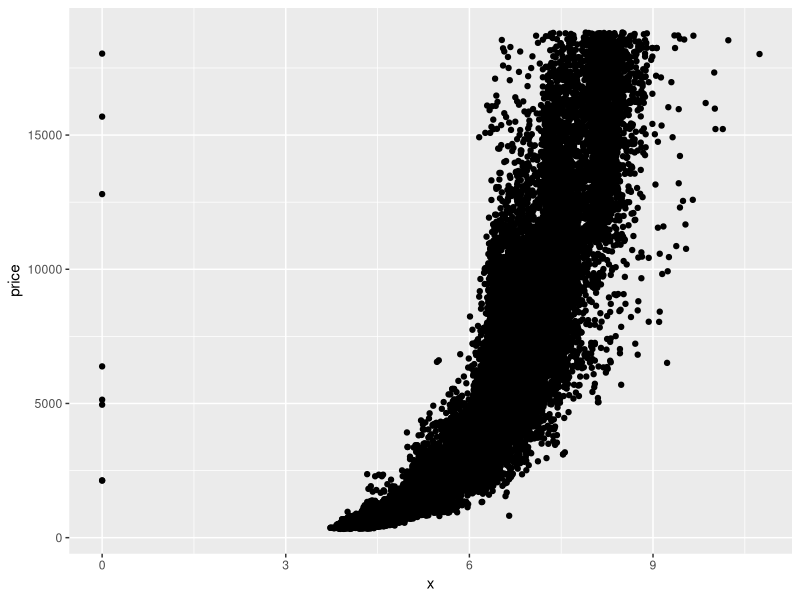
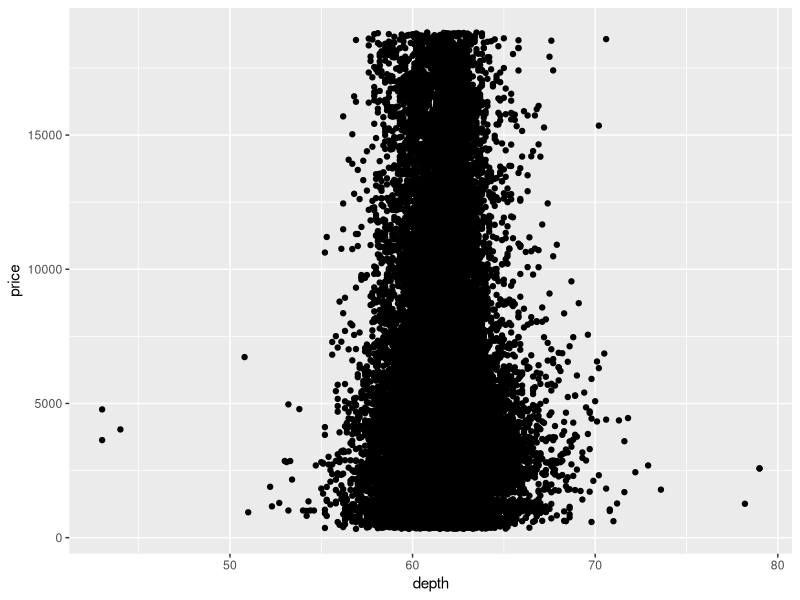
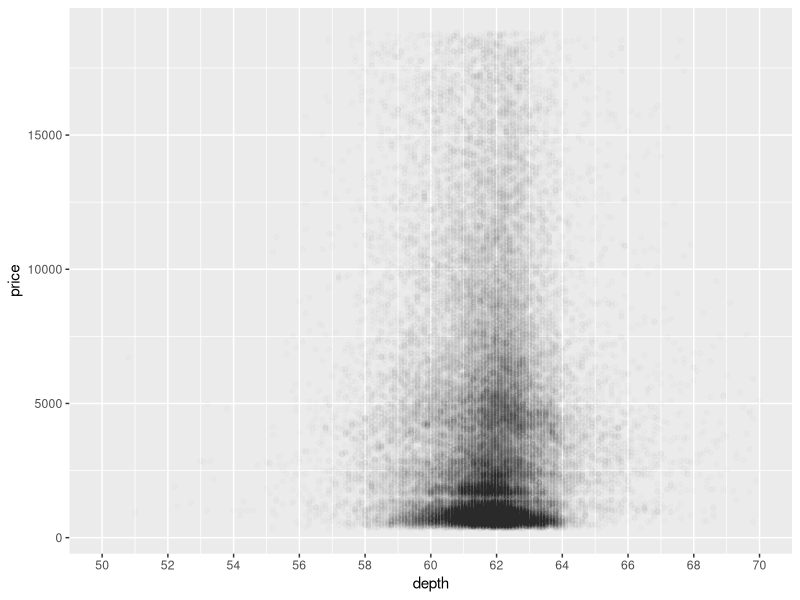
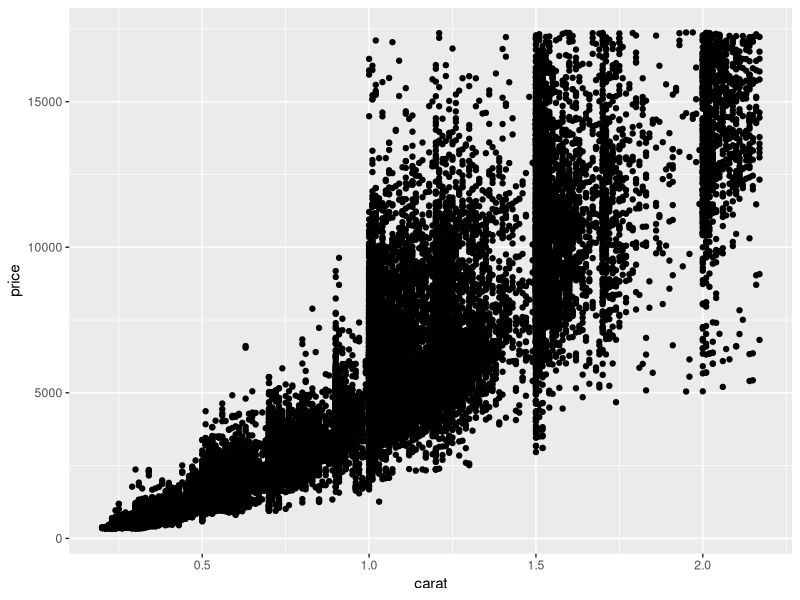
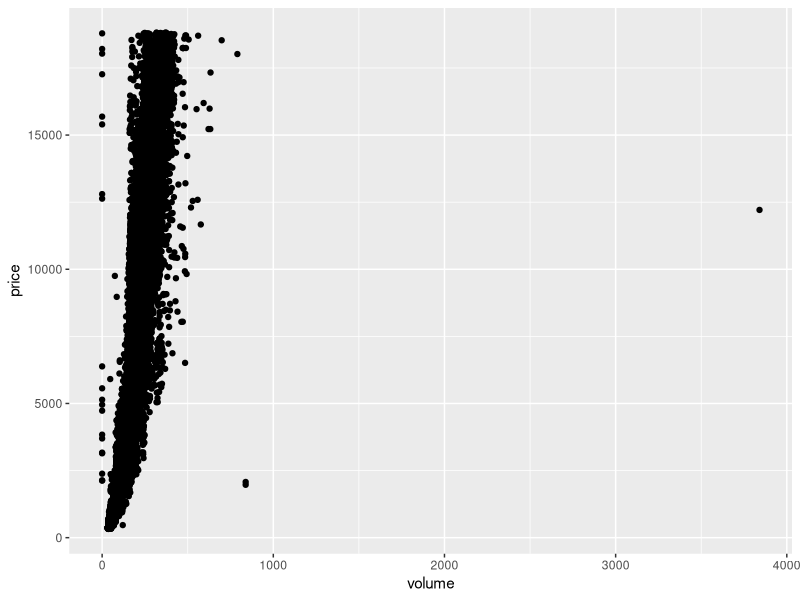
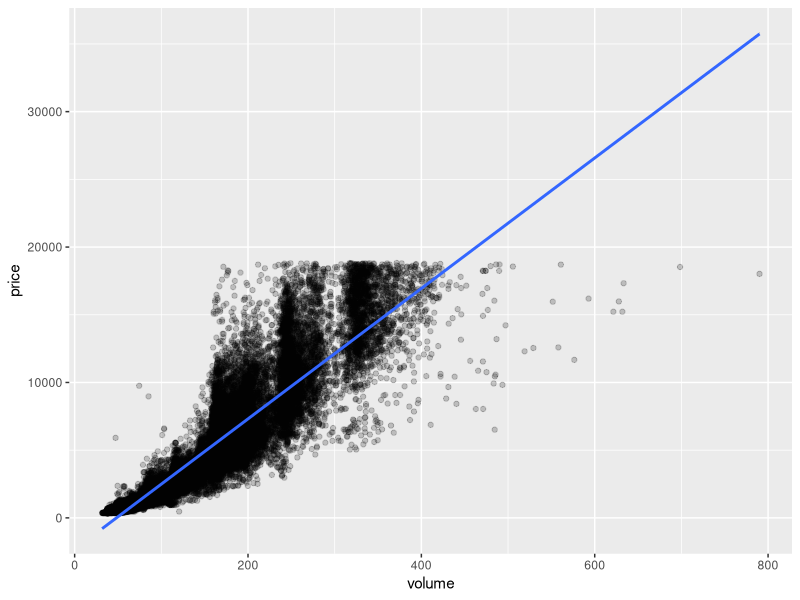

Write R code to recreate these figures, in order. (Note: this script raises an error after producing the figures.)
## ---- chunk 1
knitr::opts_chunk$set(echo = TRUE)
## ---- chunk 2
library(ggplot2) #must load the ggplot package first
data(diamonds) #loads the diamonds data set since it comes with the ggplot package
## ---- chunk 3
ggplot(aes(x = x, y = price), data = diamonds) +
  geom_point()
## ---- chunk 4
# correlation between price and x
with(diamonds, cor.test(x, price, method = 'pearson'))

# correlation between price and y
cor(diamonds$price, diamonds$y, method = 'pearson')

# correlation between price and z
with(diamonds, cor.test(price, z, method = 'pearson'))
## ---- chunk 5
ggplot(aes(x = depth, y = price), data = diamonds) +
  geom_point()
## ---- chunk 6
ggplot(data = diamonds, aes(x = depth, y = price)) + 
  geom_point(alpha = 1/100) +
  scale_x_continuous(limits = c(50, 70), breaks = seq(50, 70, 2))
## ---- chunk 7
with(diamonds, cor.test(price, depth, method = "pearson") )
## ---- chunk 8
ggplot(aes(x = carat, y = price), data = subset(diamonds, price < quantile(price, probs = .99) & 
                                                  carat < quantile(carat, probs = .99))) +
  geom_point()
## ---- chunk 9
diamonds$volume <- diamonds$x * diamonds$y * diamonds$z
ggplot(aes(x = volume, y = price), data = diamonds) +
  geom_point()
## ---- chunk 10
with(subset(diamonds, volume != 0 & volume < 800), cor.test(price, volume, method = "pearson"))
## ---- chunk 11
ggplot(aes(x = volume, y = price), data = subset(diamonds, volume > 0 & volume < 800)) +
  geom_point(alpha = 1/5) +
  geom_smooth(method = "lm")
## ---- chunk 12
clarity_group <- group_by(diamonds, clarity)
diamondsByClarity <- summarise(clarity_group,
                                        mean_price = mean(price),
                                        median_price = median(price),
                                        min_price = min(price),
                                        max_price = max(price),
                                        n = n())
diamondsByClarity <- arrange(diamondsByClarity, clarity)
## ---- chunk 13
library('dplyr')

diamondsByClarity <- 
  diamonds %>%
  group_by(clarity) %>%
  summarise(mean_price = mean(price),
            median_price = median(price),
            min_price = min(price),
            max_price = max(price),
            n = n()) %>%
  arrange(clarity)
## ---- chunk 14
diamonds_by_clarity <- group_by(diamonds, clarity)
diamonds_mp_by_clarity <- summarise(diamonds_by_clarity, mean_price = mean(price))

diamonds_by_color <- group_by(diamonds, color)
diamonds_mp_by_color <- summarise(diamonds_by_color, mean_price = mean(price))
## ---- chunk 15
p1 = ggplot(aes(x = clarity, y = mean_price), data = diamonds_mp_by_clarity) +
  geom_bar(stat = "identity")
p2 = ggplot(aes(x = color, y = mean_price), data = diamonds_mp_by_color) +
  geom_bar(stat = "identity")

library(gridExtra)
grid.arrange(p1, p2, nrow = 1)
## ---- chunk 16
p1 = ggplot(aes(x = clarity, y = mean_price), data = diamonds_mp_by_clarity) +
  geom_col()
p2 = ggplot(aes(x = color, y = mean_price), data = diamonds_mp_by_color) +
  geom_col()

library(gridExtra)
grid.arrange(p1, p2, nrow = 1)
